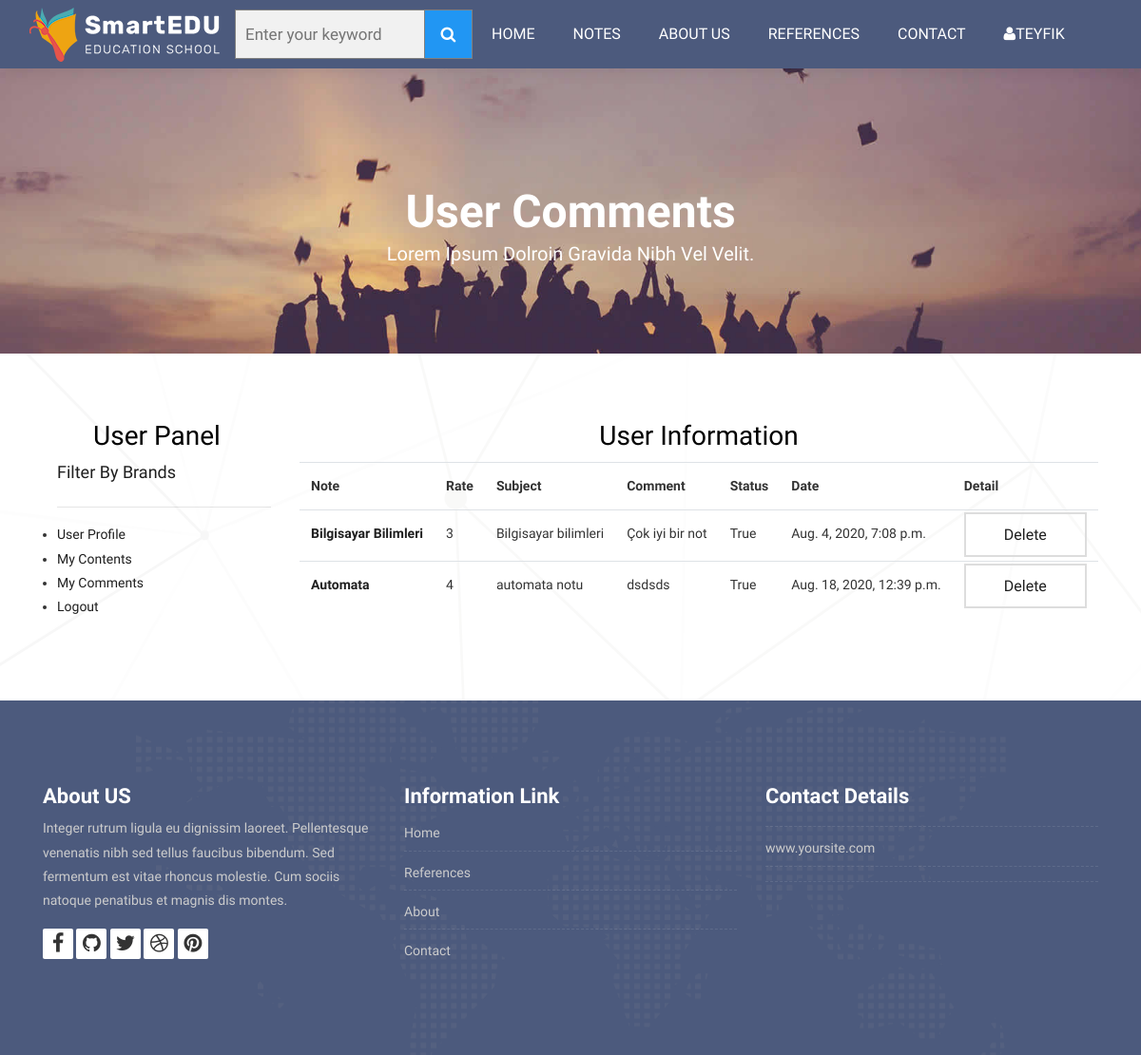
Page /user/comments/ (signed in) on the earlier database version.
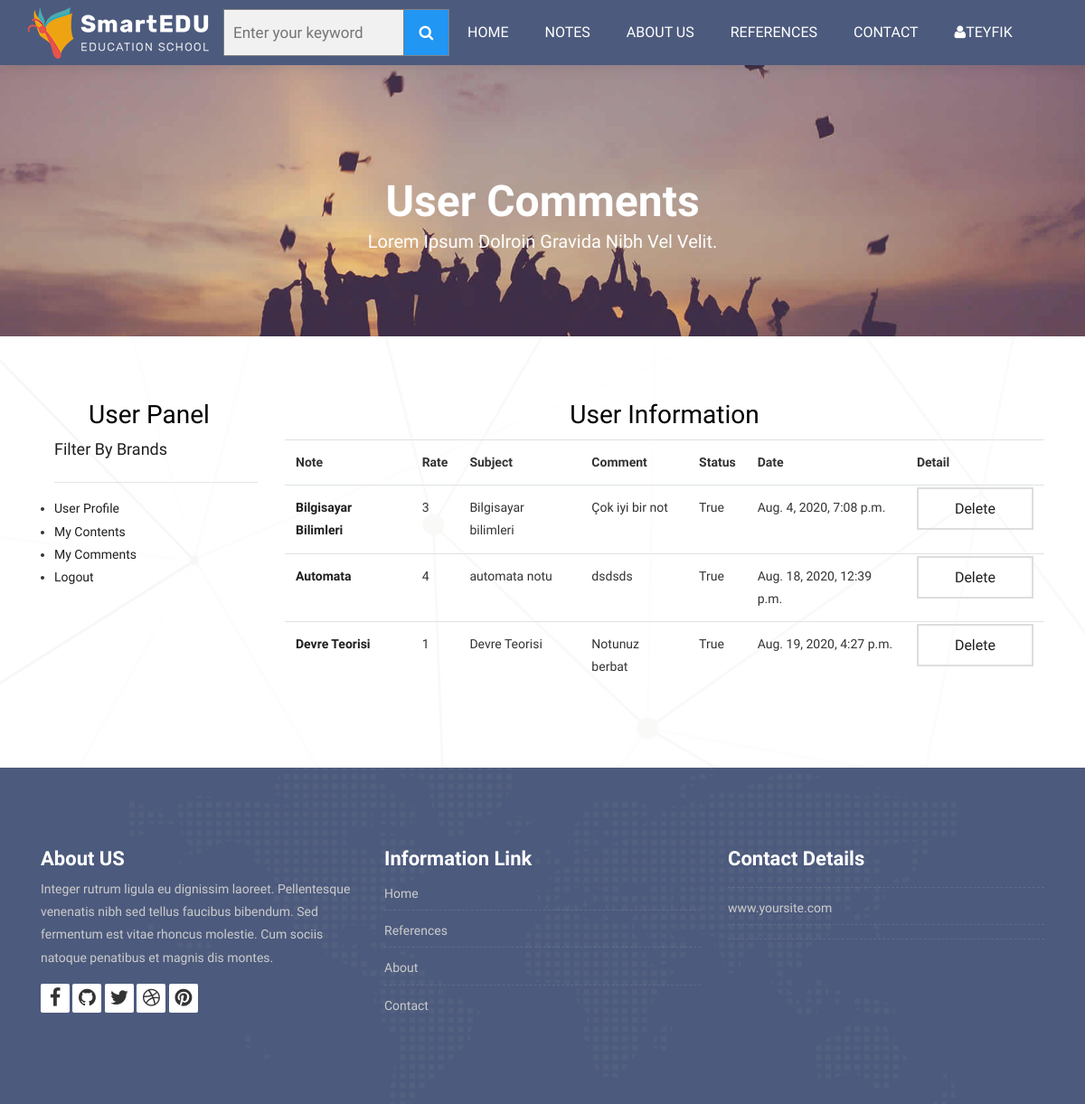
Same page on the later database version.
### Note/models.py (models this page shows, shortened)
class Comment(models.Model):
    STATUS=(
        ('New','Yeni'),
        ('True','Evet'),
        ('False','Hayır'),
    )
    note=models.ForeignKey(Note,on_delete=models.CASCADE)
    user=models.ForeignKey(User,on_delete=models.CASCADE)
    subject=models.CharField(max_length=50,blank=True)
    comment=models.TextField(max_length=200,blank=True)
    rate=models.IntegerField(blank=True)
    status=models.CharField(max_length=10,choices=STATUS,default='New')
    ip=models.CharField(blank=True,max_length=20)
    create_at=models.DateTimeField(auto_now_add=True)
    update_at=models.DateTimeField(auto_now=True)

class Note(models.Model):
    STATUS = (
        ('True', 'Evet'),
        ('False', 'Hayır'),
    )
    category=models.ForeignKey(Category,on_delete=models.CASCADE)#category tablosu ile ilişki
    title = models.CharField(blank=True,max_length=100)
    keywords = models.CharField(blank=True,max_length=255)
    description = models.CharField(blank=True,max_length=255)
    image = models.ImageField(blank=True,upload_to='images/')
    status = models.CharField(max_length=10, choices=STATUS)
    slug = models.SlugField(null=False,unique=True)
    detail=RichTextUploadingField()
    created_at=models.DateTimeField(auto_now_add=True)
    updated_at=models.DateTimeField(auto_now=True)

### user/views.py (the view)
# urls.py: path('comments/',views.comments,name='comments'),
@login_required(login_url='/login')
def comments(request):
    category=Category.objects.all()
    current_user=request.user
    comments= Comment.objects.filter(user_id=current_user.id)
    context={
        'category':category,
        'comments':comments,
    }
    return render(request,'user_comments.html',context)

### user/templates/user_comments.html (shortened to what this page needs)
{% extends "homebase.html" %}
{% block content %}
<div class="all-title-box">
		<div class="container text-center">
			<h1>User Comments<span class="m_1">Lorem Ipsum dolroin gravida nibh vel velit.</span></h1>
		</div>
	</div>
<div id="contact" class="section wb">
        <div class="container">
            <div class="row">
                <div class="col-md-3">
                    <div class="container">
                        <div class="map-box">
                            <h2 class="title">User Panel</h2>
                        </div>
                        {% include "user_panel.html" %}
                    </div>
                </div>
				<div class="col-md-9">
					<div class="map-box">
                        <h2 class="title">User Information</h2>
<table class="table">
    <tr>
        <th class="text-left">Note</th>
        <th class="text-left">Rate</th>
        <th class="text-left">Subject</th>
        <th class="text-left">Comment</th>
        <th class="text-left">Status</th>
        <th class="text-left">Date</th>
        <th class="text-left">Detail</th>
    </tr>
    {% for rs in comments %}
    <tr>
        <td class="text-left">
            <a href="/note/{{ rs.note_id }}/{{ rs.note.slug }}">
           <strong> {{ rs.note.title }}</strong>
                </a>
        </td>
        <td class="text-left">{{ rs.rate }}</td>
        <td class="text-left">{{ rs.subject }}</td>
        <td class="text-left">{{ rs.comment }}</td>
        <td class="text-left">{{ rs.status }}</td>
        <td class="text-left">{{ rs.create_at }}</td>
        <td class="text-left"><a class="btn-custom" href="/user/deletecomment/{{ rs.id }}" onclick="return confirm('Delete ! Are you sure?')">Delete</a></td>
    </tr>
{% endfor %}
</table>
					</div>
				</div>
            </div>
        </div>
    </div>
{% endblock %}

Differences in the rows shown:
added Comment: note "Devre Teorisi", rate "1", subject "Devre Teorisi", comment "Notunuz berbat", status "True", create_at "Aug. 19, 2020, 4:27 p.m."
